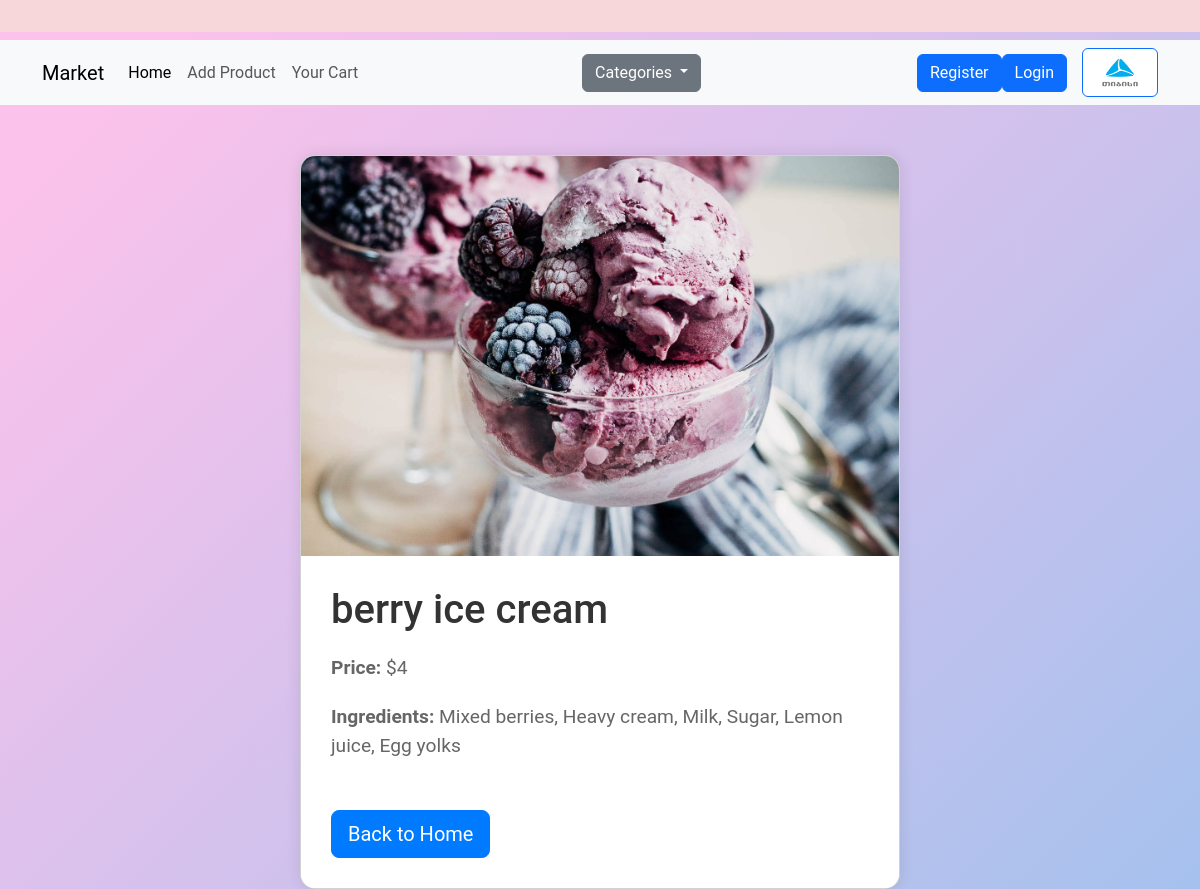
The app's page /detail/2 with its own data.
### models.py (models this page shows, shortened)
class Product(db.Model):
    name = db.Column(db.String)
    file = db.Column(db.String)
    price = db.Column(db.Integer)
    id = db.Column(db.Integer, primary_key = True)
    category_id = db.Column(db.Integer, db.ForeignKey("category.id"))
    ingredients = db.Column(db.Text)

### routes.py (the view)
@app.route('/detail/<int:id>')
def detail(id):
    current = Product.query.get(id)
    return render_template("details.html", product=current)

### templates/details.html (shortened to what this page needs)
{% extends "base.html" %}
{% block content %}
{% set img = product.file %}
<div class="container detail-card">
    <div class="card">
        <img src="{{ url_for('static', filename=img) }}" class="card-img-top" alt="{{ product.name }}">
        <div class="card-body">
            <h5 class="card-title">{{ product.name }}</h5>
            <p class="card-text"><strong>Price:</strong> ${{ product.price }}</p>
            <p class="card-text"><strong>Ingredients:</strong> {{ product.ingredients }}</p>
            <a href="/" class="btn btn-back btn-lg btn-block">Back to Home</a>
        </div>
    </div>
</div>
{% endblock %}

### templates/base.html (style rules this page uses)
body { background: linear-gradient(135deg, #fbc2eb 10%, #a6c1ee 100%); font-family: 'Roboto', sans-serif; color: #333; }

### templates/details.html (style rules this page uses)
.detail-card { margin-top: 50px; display: flex; justify-content: center; }
.card { width: 100%; max-width: 600px; border-radius: 15px; overflow: hidden; box-shadow: 0px 0px 15px rgba(0, 0, 0, 0.1); }
.card-img-top { height: 400px; object-fit: cover; }
.card-body { padding: 30px; background-color: #fff; }
.card-title { font-size: 2.5em; margin-bottom: 20px; color: #333; }
.card-text { font-size: 1.2em; margin-bottom: 20px; color: #666; }
.btn-back { margin-top: 30px; background-color: #007bff; border-color: #007bff; color: #fff; }

### records on screen
Product: file (picture), name "berry ice cream", price "4", ingredients "Mixed berries, Heavy cream, Milk, Sugar, Lemon juice, Egg yolks"
